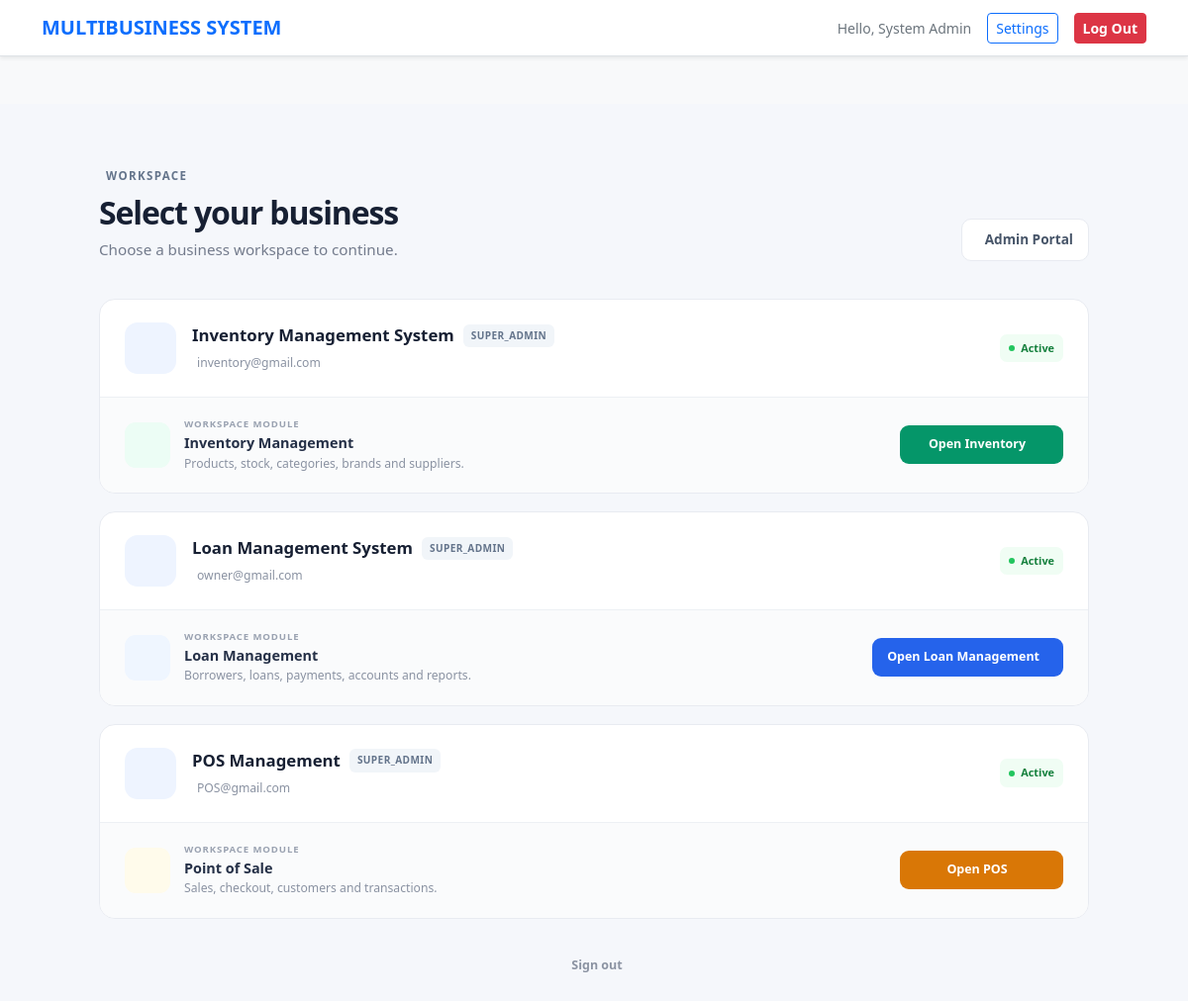
Screenshot of /public/index.php?page=select_business (signed in) with the database file from the repository.
### tables this page shows
CREATE TABLE `businesses` (
  `id` int(11) NOT NULL,
  `name` varchar(150) NOT NULL,
  `email` varchar(150) DEFAULT NULL,
  `phone` varchar(50) DEFAULT NULL,
  `address` text DEFAULT NULL,
  `status` enum('active','inactive') NOT NULL DEFAULT 'active',
  `created_at` timestamp NOT NULL DEFAULT current_timestamp(),
  `updated_at` timestamp NULL DEFAULT NULL ON UPDATE current_timestamp()
);

### resources/select_business.php (the view, shortened to what this page needs)
<?php
$pdo = Database::getConnection();
$userRole = $_SESSION['role'] ?? 'staff';
if ($userRole === 'super_admin') {
    $stmt = $pdo->prepare("
        SELECT
            b.id,
            b.name,
            b.email,
            b.phone,
            b.address,
            b.status,
            b.created_at,
            'super_admin' AS user_business_role
        FROM businesses b
        WHERE b.status = 'active'
        ORDER BY b.name ASC
    ");
    $stmt->execute();
}
$businesses = $stmt->fetchAll(PDO::FETCH_ASSOC);
include __DIR__ . '/partials/header.php';
?>
<div class="workspace-page">
    <div class="workspace-container">
        <div class="workspace-header">
            <div>
                <div class="eyebrow">
                    WORKSPACE
                </div>
                <h1>Select your business</h1>
                <p>
                    Choose a business workspace to continue.
                </p>
            </div>
            <?php if ($userRole === 'super_admin'): ?>
                <a href="index.php?page=admin_portal" class="admin-link">
                    Admin Portal
                </a>
            <?php endif; ?>
        </div>
        <?php if (empty($businesses)): ?>
            <div class="empty-workspace">
                <div class="empty-icon">
                    <i class="bi bi-buildings"></i>
                </div>
                <h3>No businesses available</h3>
                <p>
                    You are not currently assigned to any active business.
                    Please contact an administrator.
                </p>
            </div>
        <?php else: ?>
            <div class="business-list">
                <?php foreach ($businesses as $biz): ?>
                    <?php
                    $businessName = strtolower(trim($biz['name']));
                    $module = 'loan';
                    if (strpos($businessName, 'inventory') !== false) {
                        $module = 'inventory';
                    } elseif (strpos($businessName, 'pos') !== false) {
                        $module = 'pos';
                    }
                    switch ($module) {
                        case 'inventory':
                            $moduleTitle = 'Inventory Management';
                            $moduleDescription = 'Products, stock, categories, brands and suppliers.';
                            $moduleClass = 'inventory';
                            $moduleButton = 'Open Inventory';
                            break;
                        case 'pos':
                            $moduleTitle = 'Point of Sale';
                            $moduleDescription = 'Sales, checkout, customers and transactions.';
                            $moduleClass = 'pos';
                            $moduleButton = 'Open POS';
                            break;
                        default:
                            $moduleTitle = 'Loan Management';
                            $moduleDescription = 'Borrowers, loans, payments, accounts and reports.';
                            $moduleClass = 'loan';
                            $moduleButton = 'Open Loan Management';
                            break;
                    }
                    ?>
                    <div class="business-item">
                        <div class="business-main">
                            <div class="business-logo">
                            </div>
                            <div class="business-info">
                                <div class="business-title-row">
                                    <h2>
                                        <?= htmlspecialchars($biz['name']) ?>
                                    </h2>
                                    <?php if (!empty($biz['user_business_role'])): ?>
                                        <span class="role-badge">
                                            <?= htmlspecialchars($biz['user_business_role']) ?>
                                        </span>
                                    <?php endif; ?>
                                </div>
                                <div class="business-meta">
                                    <?php if (!empty($biz['email'])): ?>
                                        <span>
                                            <?= htmlspecialchars($biz['email']) ?>
                                        </span>
                                    <?php endif; ?>
                                </div>
                            </div>
                            <div class="active-status">
                                <span></span>
                                Active
                            </div>
                        </div>
                        <div class="module-row">
                            <div class="module-left">
                                <div class="module-symbol <?= $moduleClass ?>">
                                </div>
                                <div class="module-details">
                                    <span class="module-label">
                                        WORKSPACE MODULE
                                    </span>
                                    <h3>
                                        <?= htmlspecialchars($moduleTitle) ?>
                                    </h3>
                                    <p>
                                        <?= htmlspecialchars($moduleDescription) ?>
                                    </p>
                                </div>
                            </div>
                            <form method="POST" class="module-form">
                                <button
                                    type="submit"
                                    class="open-button <?= $moduleClass ?>"
                                >
                                    <?= htmlspecialchars($moduleButton) ?>
                                </button>
                            </form>
                        </div>
                    </div>
                <?php endforeach; ?>
            </div>
        <?php endif; ?>
        <div class="workspace-footer">
            <a href="index.php?page=logout">
                Sign out
            </a>
        </div>
    </div>
</div>
<?php include __DIR__ . '/partials/footer.php'; ?>

### resources/select_business.php (style rules this page uses)
:root { --workspace-bg: #f5f7fb; --workspace-border: #e8ebf1; --workspace-text: #172033; --workspace-muted: #737b8c; }
.workspace-page { min-height: calc(100vh - 70px); background: var(--workspace-bg); padding: 55px 20px 70px; }
.workspace-container { max-width: 1000px; margin: 0 auto; }
.workspace-header { display: flex; align-items: flex-end; justify-content: space-between; gap: 25px; margin-bottom: 38px; }
.eyebrow { display: inline-flex; align-items: center; gap: 7px; color: #64748b; font-size: .72rem; font-weight: 800; letter-spacing: .12em; margin-bottom: 9px; }
.workspace-header h1 { margin: 0; color: var(--workspace-text); font-size: 2rem; font-weight: 800; letter-spacing: -.035em; }
.workspace-header p { margin: 7px 0 0; color: var(--workspace-muted); font-size: .95rem; }
.admin-link { display: inline-flex; align-items: center; gap: 8px; padding: 10px 15px; border: 1px solid var(--workspace-border); border-radius: 10px; background: #fff; color: #475569; text-decoration: none; font-size: .85rem; font-weight: 700; transition: .2s ease; }
.business-list { display: flex; flex-direction: column; gap: 18px; }
.business-item { background: #fff; border: 1px solid var(--workspace-border); border-radius: 16px; overflow: hidden; transition: transform .2s ease, box-shadow .2s ease, border-color .2s ease; }
.business-main { display: flex; align-items: center; gap: 16px; padding: 23px 25px; }
.business-logo { width: 52px; height: 52px; flex-shrink: 0; display: flex; align-items: center; justify-content: center; border-radius: 13px; background: #eef4ff; color: #2563eb; font-size: 1.35rem; }
.business-info { min-width: 0; flex: 1; }
.business-title-row { display: flex; align-items: center; flex-wrap: wrap; gap: 9px; }
.business-title-row h2 { margin: 0; color: var(--workspace-text); font-size: 1.05rem; font-weight: 750; }
.role-badge { padding: 4px 8px; border-radius: 6px; background: #f1f5f9; color: #64748b; font-size: .63rem; font-weight: 800; letter-spacing: .04em; text-transform: uppercase; }
.business-meta { display: flex; align-items: center; flex-wrap: wrap; gap: 13px; margin-top: 7px; }
.business-meta span { display: inline-flex; align-items: center; gap: 5px; color: #8a92a2; font-size: .76rem; }
.active-status { display: inline-flex; align-items: center; gap: 6px; padding: 6px 9px; border-radius: 7px; background: #f0fdf4; color: #15803d; font-size: .68rem; font-weight: 800; }
.active-status span { width: 6px; height: 6px; border-radius: 50%; background: #22c55e; }
.module-row { display: flex; align-items: center; justify-content: space-between; gap: 25px; padding: 20px 25px; background: #fafbfc; border-top: 1px solid #edf0f4; }
.module-left { display: flex; align-items: center; gap: 14px; min-width: 0; }
.module-symbol { width: 46px; height: 46px; flex-shrink: 0; display: flex; align-items: center; justify-content: center; border-radius: 11px; font-size: 1.15rem; }
.module-symbol.loan { background: #eff6ff; color: #2563eb; }
.module-symbol.inventory { background: #ecfdf5; color: #059669; }
.module-symbol.pos { background: #fffbeb; color: #d97706; }
.module-details { min-width: 0; }
.module-label { display: block; margin-bottom: 3px; color: #9aa2b1; font-size: .6rem; font-weight: 800; letter-spacing: .09em; }
.module-details h3 { margin: 0; color: #253047; font-size: .9rem; font-weight: 750; }
.module-details p { margin: 3px 0 0; color: #8a92a2; font-size: .76rem; }
.module-form { flex-shrink: 0; }
.open-button { display: inline-flex; align-items: center; justify-content: center; gap: 9px; min-width: 165px; padding: 10px 15px; border: 0; border-radius: 9px; color: #fff; font-size: .78rem; font-weight: 750; cursor: pointer; transition: .2s ease; }
.open-button.loan { background: #2563eb; }
.open-button.inventory { background: #059669; }
.open-button.pos { background: #d97706; }
.workspace-footer { text-align: center; margin-top: 30px; }
.workspace-footer a { display: inline-flex; align-items: center; gap: 6px; color: #8b93a2; font-size: .78rem; font-weight: 700; text-decoration: none; transition: .2s ease; }

### rows the page displays
businesses: name "Inventory Management System", user_business_role "SUPER_ADMIN", email "inventory@gmail.com", name "Inventory Management", name "Products, stock, categories, brands and suppliers.", name "Open Inventory"
businesses: name "Loan Management System", user_business_role "SUPER_ADMIN", email "owner@gmail.com", moduleTitle "Loan Management", moduleDescription "Borrowers, loans, payments, accounts and reports.", moduleButton "Open Loan Management"
businesses: name "POS Management", user_business_role "SUPER_ADMIN", email "POS@gmail.com", name "Point of Sale", name "Sales, checkout, customers and transactions.", name "Open POS"

### other values shown
$_SESSION['name'] "System Admin"
